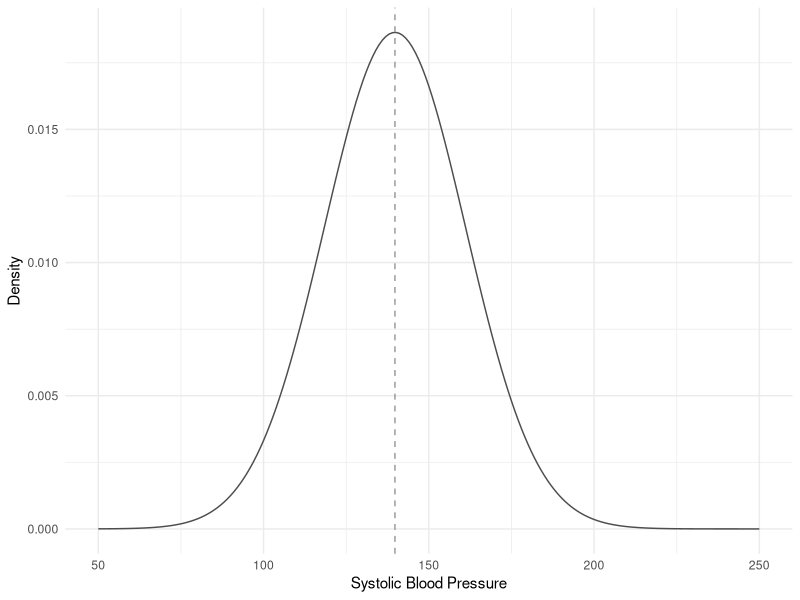
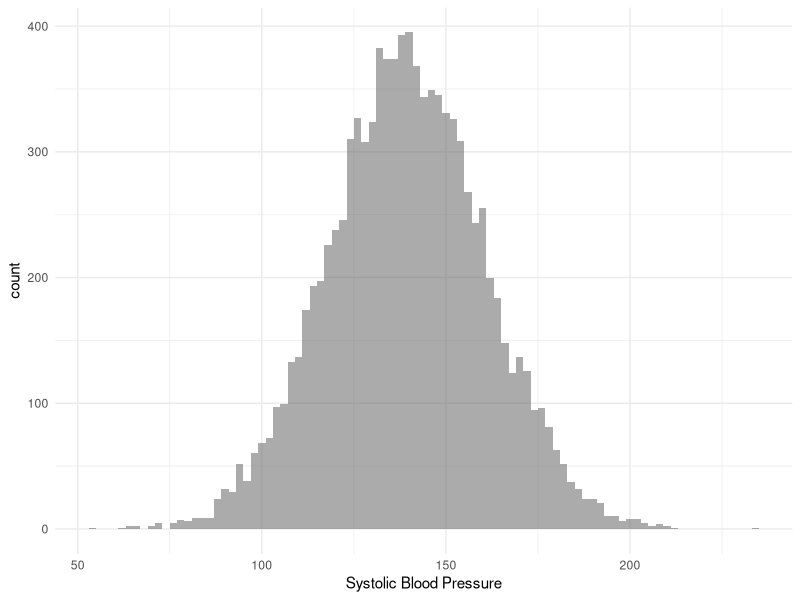
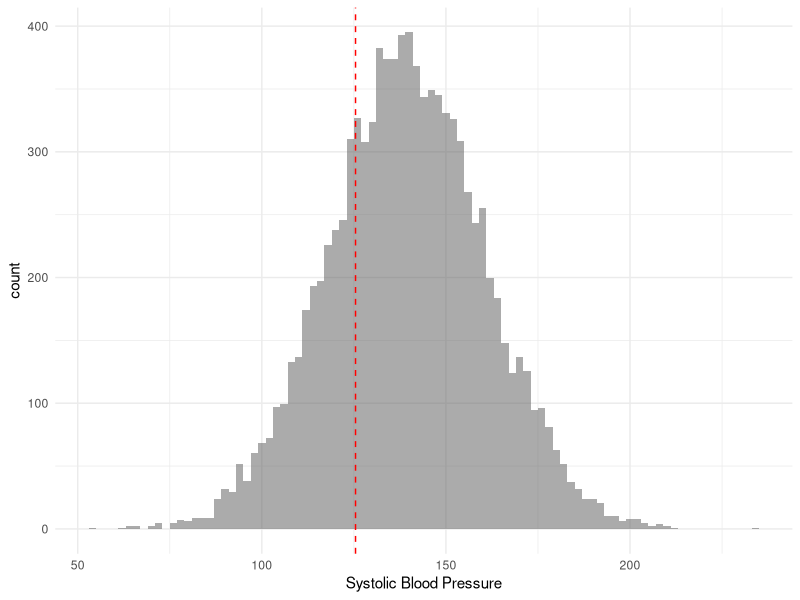
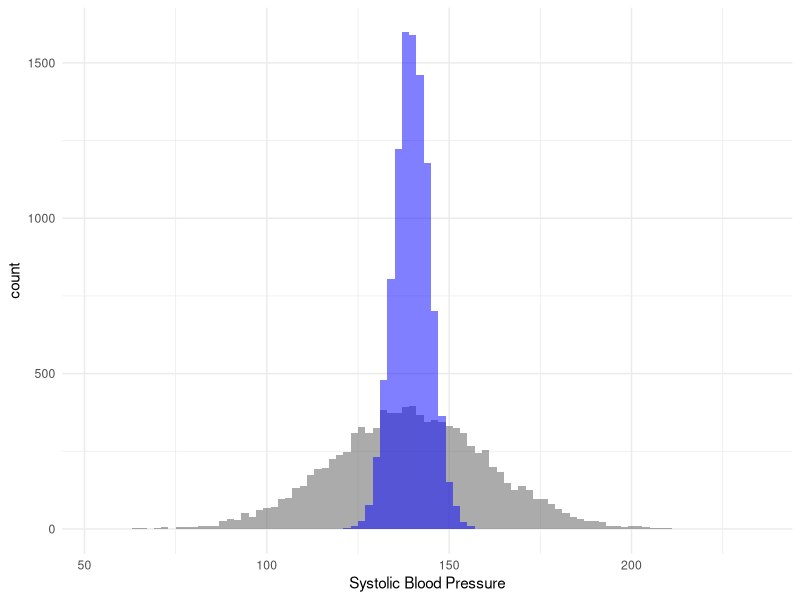
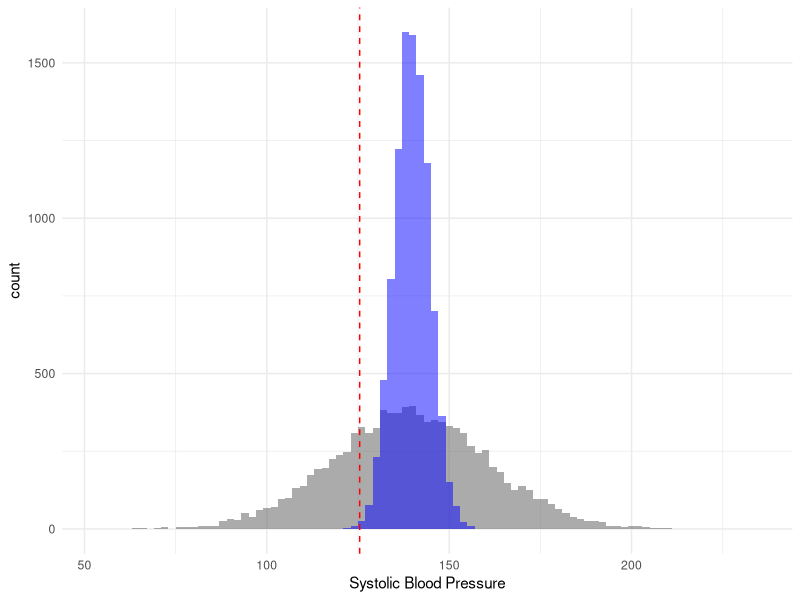
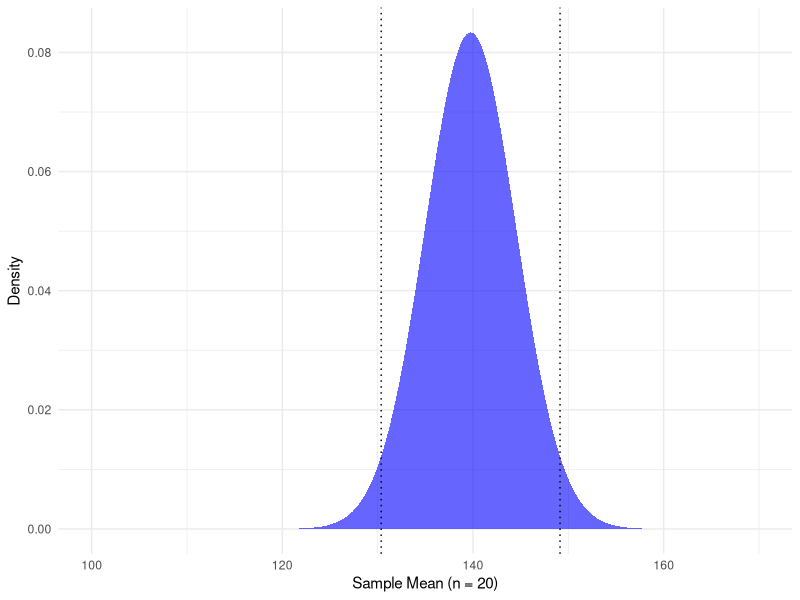
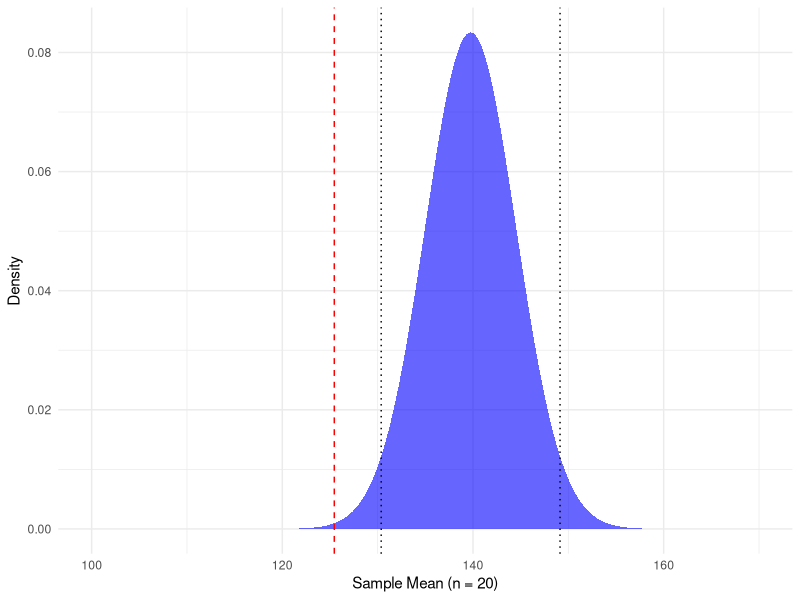
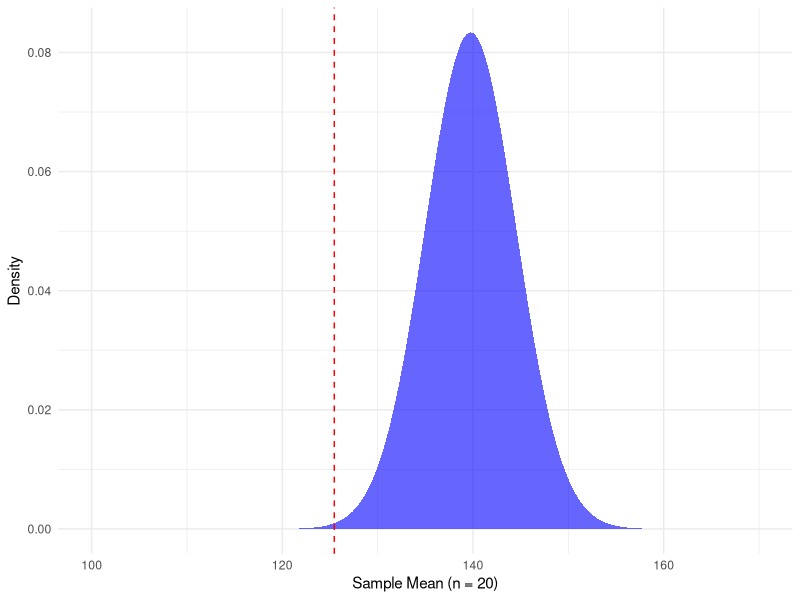

The R source for these figures, in order:
## ---- chunk 1
library(ggplot2)
## ---- chunk 2
xbar <- 125.45
mu <- 139.75
sigma <- 21.40
n <- 20

x <- rnorm(10000, mu, sigma)

x.mean <- {}
for (i in 1:10000) {
  x.mean <- c(x.mean, mean(rnorm(n, mu, 21.40)))
}

z = seq(50, 250, 1)
p <- ggplot() + geom_line(aes(x = z, y = dnorm(z, mu, sigma)), colour = "gray30") + 
  xlab("Systolic Blood Pressure") + theme_minimal() + ylab("Density") + 
  geom_vline(xintercept = mu, linetype = "dashed", colour = "gray60")
ggsave(p, filename = "../img/hyp-z-test-example-00.png", height=3, width=4, units="in", dpi=300)

p <- ggplot() + geom_histogram(aes(x=x), alpha=0.5, binwidth=2) + xlab("") + theme_minimal() + 
  xlab("Systolic Blood Pressure")
ggsave(p, filename = "../img/hyp-z-test-example-0.png", height=3, width=4, units="in", dpi=300)

p <- ggplot() + geom_histogram(aes(x=x), alpha=0.5, binwidth=2) + xlab("") + theme_minimal() + 
  geom_vline(xintercept = xbar, color = "red", linetype = "dashed") + 
  xlab("Systolic Blood Pressure")
ggsave(p, filename = "../img/hyp-z-test-example-1.png", height=3, width=4, units="in", dpi=300)

p <- ggplot() + geom_histogram(aes(x=x), alpha=0.5, binwidth=2) + 
  geom_histogram(aes(x=x.mean), alpha=0.5, fill="blue", binwidth=2) + xlab("") + theme_minimal() + 
  xlab("Systolic Blood Pressure")
ggsave(p, filename = "../img/hyp-z-test-example.png", height=3, width=4, units="in", dpi=300)

p <- ggplot() + geom_histogram(aes(x=x), alpha=0.5, binwidth=2) + 
  geom_histogram(aes(x=x.mean), alpha=0.5, fill="blue", binwidth=2) + xlab("") + theme_minimal() + 
  geom_vline(xintercept = xbar, color = "red", linetype = "dashed") + 
  xlab("Systolic Blood Pressure")
ggsave(p, filename = "../img/hyp-z-test-example-2.png", height=3, width=4, units="in", dpi=300)

x <- seq(100, 170, 0.1)
dens <- dnorm(x, mu, sigma/sqrt(n))
l1 <- qnorm(0.975, mu, sigma/sqrt(n))
l2 <- qnorm(0.025, mu, sigma/sqrt(n))
p <- ggplot() + geom_density(aes(x=x, y = dens), stat = "identity", 
                             fill = "blue", colour = NA, alpha = 0.6) + 
  geom_vline(xintercept = l1, color = "black", linetype = "dotted") + 
  geom_vline(xintercept = l2, color = "black", linetype = "dotted") + theme_minimal() + ylab("Density") + 
  xlab(paste("Sample Mean (n = ", n, ")", sep=""))
ggsave(p, filename = "../img/hyp-z-test-example-3.png", height=3, width=4, units="in", dpi=300)


p <- ggplot() + geom_density(aes(x=x, y = dens), stat = "identity", 
                             fill = "blue", colour = NA, alpha = 0.6) + 
    geom_vline(xintercept = xbar, color = "red", linetype = "dashed") + 
  geom_vline(xintercept = l1, color = "black", linetype = "dotted") + 
  geom_vline(xintercept = l2, color = "black", linetype = "dotted") + theme_minimal() + ylab("Density") + 
  xlab(paste("Sample Mean (n = ", n, ")", sep=""))
ggsave(p, filename = "../img/hyp-z-test-example-4.png", height=3, width=4, units="in", dpi=300)

p <- ggplot() + geom_density(aes(x=x, y = dens), stat = "identity", 
                             fill = "blue", colour = NA, alpha = 0.6) + 
    geom_vline(xintercept = xbar, color = "red", linetype = "dashed") + 
  theme_minimal() + ylab("Density") + 
  xlab(paste("Sample Mean (n = ", n, ")", sep=""))
ggsave(p, filename = "../img/hyp-z-test-example-5.png", height=3, width=4, units="in", dpi=300)
## ---- chunk 3
p.one.sided <- pnorm(xbar, mu, sigma/sqrt(n))
p.two.sided <- p.one.sided * 2
## ---- chunk 4
d <- read.delim("../data/rats.tsv", col.names = c("group", "weight_gain"), header = FALSE)

# calculate sample means, variances, and counts
aggregate(d$weight_gain, list(d$group), mean)
aggregate(d$weight_gain, list(d$group), sd)
table(d$group)
## ---- chunk 5
xbar = 22.4
s = sqrt(116.1)
mu0 = 20
n = 23

T.statistic = (xbar - mu0) / (s / sqrt(n))
1 - pt(T.statistic, df = 22)
## ---- chunk 6
t.test(d$weight_gain[d$group == "control"], mu = 20, alternative = "greater")
## ---- chunk 7
t.test(d$weight_gain[d$group == "control"], mu = 20, alternative = "two.sided")
## ---- chunk 8
t.test(weight_gain ~ group, data = d, var.equal = TRUE)
## ---- chunk 9
t.test(weight_gain ~ group, data = d, var.equal = FALSE)
## ---- chunk 10
d <- matrix(c(52, 67, 43, 27, 5, 6), ncol = 3)
d
c <- chisq.test(d, correct = FALSE)
c
c$expected
## ---- chunk 11
x <- seq(0, 10, 0.1)
dens <- dchisq(x, 2)
p <- ggplot() + geom_density(aes(x=x, y = dens), stat = "identity", 
                             fill = "blue", colour = NA, alpha = 0.6) + theme_minimal() + 
                             ylab("Density") + xlab("X2 Statistic")
ggsave(p, filename = "../img/hyp-chisq-test-example-1.png", height=3, width=4, units="in", dpi=300)
## ---- chunk 12
x <- seq(0, 10, 0.1)
dens <- dchisq(x, 2)
p <- ggplot() + geom_density(aes(x=x, y = dens), stat = "identity", 
                             fill = "blue", colour = NA, alpha = 0.6) + theme_minimal() + 
                             ylab("Density") + xlab("X2 Statistic") + 
  geom_vline(aes(xintercept=qchisq(0.95, 2)), colour = "turquoise4", linetype = "dotted") + 
  annotate("text", x = 7, y = 0.35, label = paste(expression(alpha), "==", "0.05", sep=""), parse = TRUE, 
           colour = "turquoise4") + 
  geom_vline(aes(xintercept=qchisq(0.90, 2)), colour = "black", linetype = "dotted") + 
  annotate("text", x = 3.75, y = 0.45, label = paste(expression(alpha), "==0.10", sep=""), parse = TRUE, 
           colour = "black")
ggsave(p, filename = "../img/hyp-chisq-test-example-2.png", height=3, width=4, units="in", dpi=300)

p <- ggplot() + geom_density(aes(x=x, y = dens), stat = "identity", 
                             fill = "blue", colour = NA, alpha = 0.6) + theme_minimal() + 
                             ylab("Density") + xlab("X2 Statistic") + 
  geom_vline(aes(xintercept=qchisq(0.95, 2)), colour = "turquoise4", linetype = "dotted") + 
  annotate("text", x = 7, y = 0.35, label = paste(expression(alpha), "==", "0.05", sep=""), parse = TRUE, 
           colour = "turquoise4") + 
  geom_vline(aes(xintercept=qchisq(0.90, 2)), colour = "black", linetype = "dotted") + 
  annotate("text", x = 3.75, y = 0.45, label = paste(expression(alpha), "==0.10", sep=""), parse = TRUE, 
           colour = "black") + 
  geom_vline(aes(xintercept=5.6388), colour = "red", linetype = "dashed")
ggsave(p, filename = "../img/hyp-chisq-test-example-3.png", height=3, width=4, units="in", dpi=300)
## ---- chunk 13
d <- matrix(c(28, 18, 656, 658), ncol = 2)
d
c <- chisq.test(d, correct = FALSE)
c
c$expected
## ---- chunk 14
d <- matrix(c(28, 18, 656, 658), ncol = 2)
d
fisher.test(d)
## ---- chunk 15
xbar <- 125.45
mu <- 139.75
sigma <- 21.40

alpha <- seq(0.001, 0.20, 0.001)
n <- ((-qnorm(alpha/2, 0, 1)) * sigma / (xbar - mu))^2
p1 <- ggplot() + geom_line(aes(x=alpha, y=n)) + 
  geom_vline(xintercept=0.1, colour="darkorange") + 
  geom_vline(xintercept=0.05, colour="blue", linetype="dotted") + 
  geom_vline(xintercept=0.01, colour="turquoise4", linetype="dashed") + 
  theme_minimal() + 
  xlab("Significance Level") + ylab("Number of Samples Required")

x <- seq(130, 150, 0.01)
n1 <- ((-qnorm(0.05, 0, 1)) * sigma / (x-mu))^2
n2 <- ((-qnorm(0.025, 0, 1)) * sigma / (x-mu))^2
n3 <- ((-qnorm(0.005, 0, 1)) * sigma / (x-mu))^2
p2 <- ggplot() + geom_line(aes(x=x, y=n1), linetype="solid") +
  geom_line(aes(x=x, y=n2), linetype="dotted") +
  geom_line(aes(x=x, y=n3), linetype="dashed") +
  xlab("Sample Mean") + ylab("Number of Samples Required") + theme_minimal() + ylim(0, 500)
## ---- chunk 16
ggsave(p1, filename = "../img/hyp-z-test-power-curve-1.png", height=3, width=4, units="in", dpi=300)
ggsave(p2, filename = "../img/hyp-z-test-power-curve-2.png", height=3, width=4, units="in", dpi=300)
## ---- chunk 17
generate_samples_two_normals <- function(n_1, n_2, mean_1, sd_1, mean_2, sd_2) {
  d1 <- rnorm(n_1, mean_1, sd_1)
  d2 <- rnorm(n_2, mean_2, sd_2)
  d <- data.frame(group = c(rep("g1", length(d1)), rep("g2", length(d2))), 
                  value = c(d1, d2))
  return(d)
}

# perform hypothesis tests for situation where there is no difference
p_values_neg <- {}
for (trial in 1:10000) {
  dat <- generate_samples_two_normals(20, 20, 1, 1, 1, 1)
  t_test <- t.test(value ~ group, data = dat)
  p_values_neg <- c(p_values_neg, t_test$p.value)
}

# perform hypothesis tests for situation where group 2 has a mean of 1.25 (effect size = 0.25)
p_values_pos <- {}
for (trial in 1:10000) {
  dat <- generate_samples_two_normals(20, 20, 1, 1, 1.25, 1)
  t_test <- t.test(value ~ group, data = dat)
  p_values_pos <- c(p_values_pos, t_test$p.value)
}

# perform hypothesis tests for situation where group 2 has a mean of 1.5 (effect size = 0.5)
p_values_pos_2 <- {}
for (trial in 1:10000) {
  dat <- generate_samples_two_normals(20, 20, 1, 1, 1.5, 1)
  t_test <- t.test(value ~ group, data = dat)
  p_values_pos_2 <- c(p_values_pos_2, t_test$p.value)
}

# get distribution of q-values
fdr_data <- {}
for (alpha in seq(0.001, 0.1, 0.001)) {
  false_positives <- sum(p_values_neg < alpha)
  true_positives_2 <- sum(p_values_pos_2 < alpha)
  true_positives <- sum(p_values_pos < alpha)
  fdr <- false_positives / (false_positives + true_positives)
  fdr2 <- false_positives / (false_positives + true_positives_2)
  fdr_data <- rbind(fdr_data, data.frame(alpha, fdr, fdr2))
}

## ---- chunk 18
p <- ggplot(fdr_data) + 
  geom_line(aes(x = alpha, y = fdr)) + 
  annotate("text", x = 0.09, y = 0.295, label = "effect size 0.25") + 
  geom_line(aes(x = alpha, y = fdr2), linetype = "dashed") + theme_minimal() + 
  annotate("text", x = 0.09, y = 0.185, label = "effect size 0.50") + 
  xlab("Significance Level") + ylab("False Discovery Rate")
ggsave(p, filename = "../img/multiple-hypothesis-example-1.png", height = 4, width = 5, 
       units = "in", dpi = 400)

x <- seq(-3, 7, 0.1)
p2 <- ggplot() + geom_line(aes(x = x, y = dnorm(x, 1, 1)), colour = "green") + 
  geom_line(aes(x = x, y = dnorm(x, 1.5, 1)), linetype = "dashed") + theme_minimal() + 
  xlab("True Distributions of the Data (x)") + ylab("Density") + 
  ggtitle("Effect Size 0.5")
ggsave(p2, filename = "../img/multiple-hypothesis-example-2a.png", height = 4, width = 5, 
       units = "in", dpi = 400)
p2 <- ggplot() + geom_line(aes(x = x, y = dnorm(x, 1, 1)), colour = "green") + 
  geom_line(aes(x = x, y = dnorm(x, 1, 1)), linetype = "dashed") + theme_minimal() + 
  xlab("True Distributions of the Data (x)") + ylab("Density") + 
  ggtitle("Effect Size 0.0")
ggsave(p2, filename = "../img/multiple-hypothesis-example-2b.png", height = 4, width = 5, 
       units = "in", dpi = 400)
